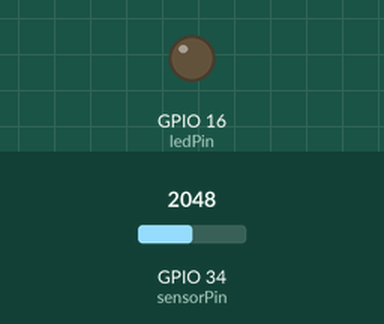
Simulated run of this sketch. Board: ESP32. Parts: output pins drawn as LEDs (lit = HIGH). Inputs (shaded band) come from the test bench; at power-on: GPIO 34 (sensorPin) = 2048. WiFi joins after 1.5 s; servers stay silent unless stated; uploads are accepted with an empty reply; what the sketch prints to the serial monitor is not drawn.

Above: at 0.1 s.
At 2.0 s:
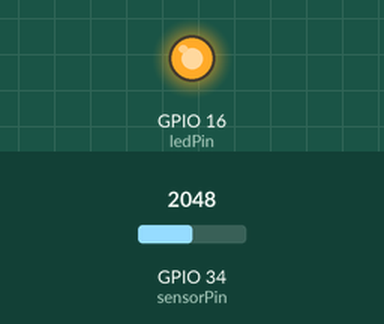
Timing chart, 0 to 3.5 s (numbered marks = the images above):
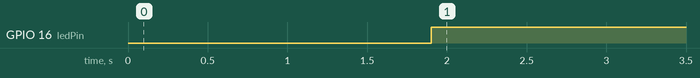

Measured:
- by itself, GPIO 16 (ledPin): LOW → HIGH at 1.9 s

The sketch:

embarcado.ino
```cpp
#include <WiFi.h>
#include <HTTPClient.h>
#include <WiFiClientSecure.h>
#include <Arduino.h>

const int sensorPin = 34;
const int ledPin = 16;

const char* ssid = "Matheus";
const char* password = "theus123";

String serverName = "https://aphid-renewed-centrally.ngrok-free.app";

unsigned long lastTime = 0;
unsigned long timerDelay = 1000;

int valor = 0;
int valLuz = 0;

void setup() {
  Serial.begin(115200);
  while (!Serial);

  pinMode(ledPin, OUTPUT);
  pinMode(sensorPin, INPUT);

  WiFi.begin(ssid, password);
  Serial.println("Conectando");
  while (WiFi.status() != WL_CONNECTED) {
    delay(500);
    Serial.print(".");
  }
  Serial.println("");
  Serial.print("Conectado ao WiFi com IP: ");
  Serial.println(WiFi.localIP());
}

void loop() {
  if ((millis() - lastTime) > timerDelay) {
    if (WiFi.status() == WL_CONNECTED) {
      HTTPClient http;
      WiFiClientSecure client;
      client.setInsecure(); // Desabilitar validação SSL (para testes)

      // GET
      String serverPathGet = serverName + "/controle";
      http.begin(client, serverPathGet.c_str());
      int httpResponseCode = http.GET();
      if (httpResponseCode > 0) {
        Serial.print("HTTP Response code GET: ");
        Serial.println(httpResponseCode);
        String payload = http.getString();
        valor = payload.toInt();
        Serial.println(valor);
      } else {
        Serial.print("Error GET: ");
        Serial.println(httpResponseCode);
      }
      http.end();

      // POST
      String serverPathPost = serverName + "/logging";
      http.begin(client, serverPathPost.c_str());
      http.addHeader("Content-Type", "text/plain");
      String luz = String(valLuz);
      int httpResponseCodePOST = http.POST(luz);
      Serial.print("HTTP Response code POST: ");
      Serial.println(httpResponseCodePOST);
      http.end();
    } else {
      Serial.println("WiFi Desconectado");
    }
    lastTime = millis();
  }

  valLuz = analogRead(sensorPin);

  Serial.print("Luz: ");
  Serial.println(valLuz);
  Serial.print("Valor: ");
  Serial.println(valor);

  if (valLuz > valor) {
    digitalWrite(ledPin, HIGH);
  } else {
    digitalWrite(ledPin, LOW);
  }
}
```
